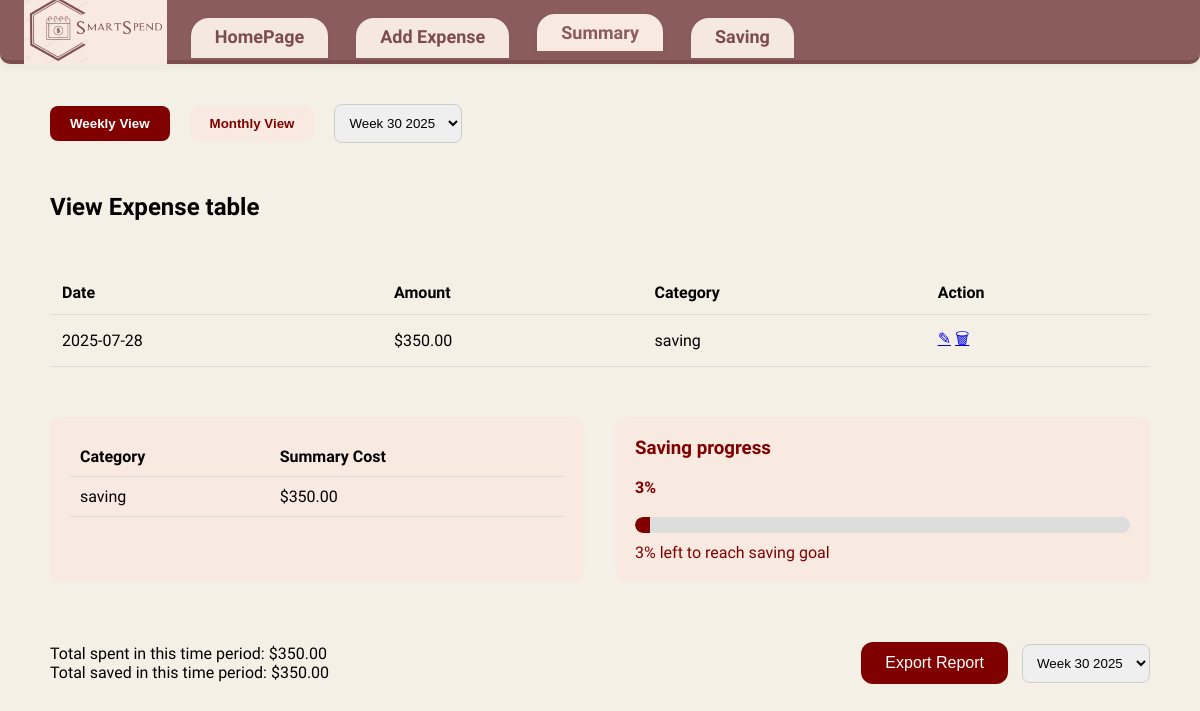
The app's page /summary?view=weekly, older data.
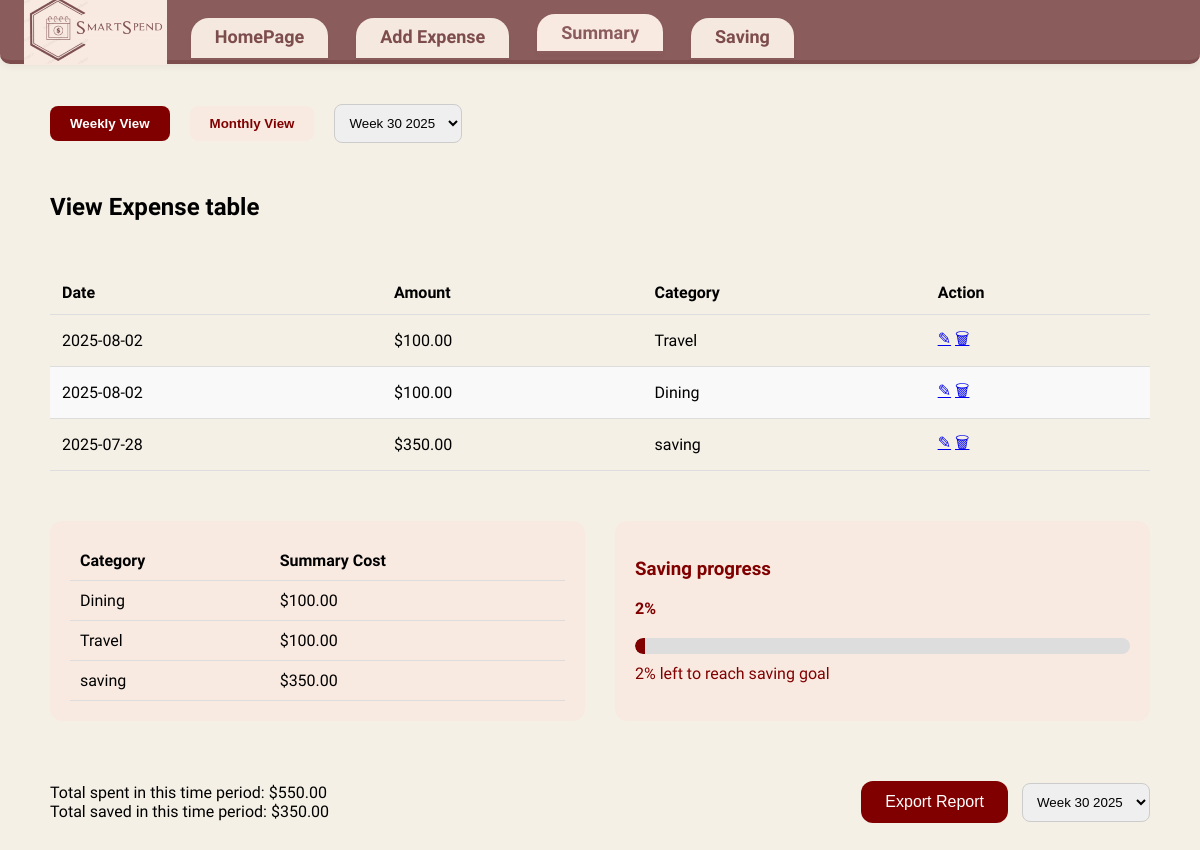
The same page, newer data.
### tables this page shows
CREATE TABLE Expenses (
                        id INTEGER PRIMARY KEY AUTOINCREMENT,
                        amount REAL,
                        date TEXT,
                        description TEXT,
                        category TEXT,
                        timestamp TEXT
                    );

### app.py (the view)
@app.route('/summary')
def summary():
    view_mode = request.args.get('view', 'monthly')
    selected_period_label = request.args.get('period')
    conn = sqlite3.connect(DB_NAME)
    c = conn.cursor()
    c.execute('SELECT DISTINCT strftime("%Y-%m", date) FROM Expenses ORDER BY date DESC')
    month_keys = [row[0] for row in c.fetchall()]
    c.execute('SELECT DISTINCT strftime("%Y-%W", date) FROM Expenses ORDER BY date DESC')
    week_keys = [row[0] for row in c.fetchall()]
    month_periods = [month_name[int(m.split('-')[1])] + " " + m.split('-')[0] for m in month_keys]  # e.g., July 2025
    week_periods = [f"Week {int(w.split('-')[1])} {w.split('-')[0]}" for w in week_keys]  # e.g., Week 29 2025
    if not selected_period_label:
        if view_mode == 'monthly' and month_keys:
            selected_period_label = month_periods[0]
        elif view_mode == 'weekly' and week_keys:
            selected_period_label = week_periods[0]
    if view_mode == 'monthly':
        periods = month_periods
        if selected_period_label in periods:
            idx = periods.index(selected_period_label)
            query_period = month_keys[idx]
        else:
            query_period = datetime.now().strftime('%Y-%m')
            selected_period_label = month_name[int(query_period.split('-')[1])] + " " + query_period.split('-')[0]
    else:
        periods = week_periods
        if selected_period_label in periods:
            idx = periods.index(selected_period_label)
            query_period = week_keys[idx]
        else:
            query_period = datetime.now().strftime('%Y-%W')
            selected_period_label = f"Week {int(query_period.split('-')[1])} {query_period.split('-')[0]}"
    try:
        if view_mode == 'monthly':
            c.execute('SELECT * FROM Expenses WHERE strftime("%Y-%m", date) = ? ORDER BY date DESC', (query_period,))
        else:
            c.execute('SELECT * FROM Expenses WHERE strftime("%Y-%W", date) = ? ORDER BY date DESC', (query_period,))
        expenses = c.fetchall()
        if view_mode == 'monthly':
            c.execute('SELECT category, SUM(amount) FROM Expenses WHERE strftime("%Y-%m", date) = ? GROUP BY category', (query_period,))
        else:
            c.execute('SELECT category, SUM(amount) FROM Expenses WHERE strftime("%Y-%W", date) = ? GROUP BY category', (query_period,))
        summary_data = c.fetchall()
        if view_mode == 'monthly':
            c.execute('SELECT SUM(amount) FROM Expenses WHERE strftime("%Y-%m", date) = ?', (query_period,))
            total_spent = c.fetchone()[0] or 0
            c.execute('SELECT SUM(amount) FROM Expenses WHERE category = "saving" AND strftime("%Y-%m", date) = ?', (query_period,))
            total_saved = c.fetchone()[0] or 0
        else:
            c.execute('SELECT SUM(amount) FROM Expenses WHERE strftime("%Y-%W", date) = ?', (query_period,))
            total_spent = c.fetchone()[0] or 0
            c.execute('SELECT SUM(amount) FROM Expenses WHERE category = "saving" AND strftime("%Y-%W", date) = ?', (query_period,))
            total_saved = c.fetchone()[0] or 0
        c.execute('SELECT target_amount FROM Goals WHERE is_active = 1')
        goal = c.fetchone()
        saving_percent = 0
        if goal and goal[0] > 0:
            saving_percent = int(round((total_saved / goal[0]) * 100))
            saving_percent = max(0, min(saving_percent, 100))
    except Exception as e:
        print(f"Error fetching summary data: {e}")
        expenses = []
        summary_data = []
        total_spent = 0
        total_saved = 0
        saving_percent = 0
    conn.close()
    try:
        total_spent = float(total_spent)
    except (TypeError, ValueError):
        total_spent = 0.0
    try:
        total_saved = float(total_saved)
    except (TypeError, ValueError):
        total_saved = 0.0
    summary_data = [(cat, float(tot) if tot is not None else 0.0) for cat, tot in summary_data]
    expenses = [(
        exp[0],  # id
        float(exp[1]) if exp[1] is not None else 0.0,  # amount
        exp[2],  # date
        exp[3],  # description
        exp[4],  # category
        exp[5]   # timestamp
    ) for exp in expenses]
    return render_template(
        'summary.html',
        expenses=expenses,
        summary_data=summary_data,
        total_spent=total_spent,
        total_saved=total_saved,
        saving_percent=saving_percent,
        periods=periods,
        selected_period=selected_period_label,
        view_mode=view_mode
    )

### templates/summary.html (shortened to what this page needs)
<!DOCTYPE html>
<html lang="en">
<head>
  <link rel="stylesheet" href="{{ url_for('static', filename='summary.css') }}" />
</head>
<body>
  <header class="navbar">
  <img src="{{ url_for('static', filename='logo.png') }}" alt="SmartSpend Logo" class="nav-logo" />
  <nav>
    <a href="/home">HomePage</a>
    <a href="/add">Add Expense</a>
    <a href="/summary" class="active">Summary</a>
    <a href="/saving">Saving</a>
  </nav>
  </header>
  <div class="container">
    <main class="summary-page">
        <div class="controls">
          <button id="weekly" class="{{ 'active' if view_mode == 'weekly' else '' }}" onclick="window.location.href='?view=weekly'">Weekly View</button>
          <button id="monthly" class="{{ 'active' if view_mode == 'monthly' else '' }}" onclick="window.location.href='?view=monthly'">Monthly View</button>
          <select id="period" onchange="window.location.href='?view={{ view_mode }}&period='+this.value">
            {% for period in periods %}
              <option value="{{ period }}" {% if period == selected_period %}selected{% endif %}>{{ period }}</option>
            {% endfor %}
          </select>
        </div>
        <h2>View Expense table</h2>
        <div class="table-container">
          <table>
            <thead>
              <tr>
                <th>Date</th>
                <th>Amount</th>
                <th>Category</th>
                <th>Action</th>
              </tr>
            </thead>
            <tbody>
              {% if expenses %}
                {% for exp in expenses %}
                  <tr>
                    <td>{{ exp[2] }}</td>
                    <td>${{ "%.2f"|format(exp[1]) }}</td>
                    <td>{{ exp[4] }}</td>
                    <td>
                      <a href="/edit-expense/{{ exp[0] }}" title="Edit">&#9998;</a>
                      <a href="/delete-expense/{{ exp[0] }}" title="Delete" onclick="return confirm('Delete this expense?')">&#128465;</a>
                    </td>
                  </tr>
                {% endfor %}
              {% else %}
                <tr><td colspan="4">No expenses recorded</td></tr>
              {% endif %}
            </tbody>
          </table>
        </div>
        <div class="summary-bottom">
          <div class="category-summary">
            <table>
              <thead>
                <tr>
                  <th>Category</th>
                  <th>Summary Cost</th>
                </tr>
              </thead>
              <tbody>
                {% for cat, tot in summary_data %}
                  <tr>
                    <td>{{ cat }}</td>
                    <td>${{ "%.2f"|format(tot) }}</td>
                  </tr>
                {% endfor %}
              </tbody>
            </table>
          </div>
          <div class="saving-progress">
            <h3>Saving progress</h3>
            <div class="progress-label">{{ saving_percent }}%</div>
            <div class="progress-bar">
              <div class="fill" style="width: {{ saving_percent }}%;"></div>
            </div>
            <div class="progress-text">{{ saving_percent }}% left to reach saving goal</div>
          </div>
        </div>
        <div class="footer">
          <div>
            <div>Total spent in this time period: ${{ "%.2f"|format(total_spent) }}</div>
            <div>Total saved in this time period: ${{ "%.2f"|format(total_saved) }}</div>
          </div>
          <div>
            <button id="export" onclick="window.location.href='/export-report?view={{ view_mode }}&period={{ selected_period }}'">Export Report</button>
            <select id="footer-period" onchange="window.location.href='?view={{ view_mode }}&period='+this.value">
              {% for period in periods %}
                <option value="{{ period }}" {% if period == selected_period %}selected{% endif %}>{{ period }}</option>
              {% endfor %}
            </select>
          </div>
        </div>
      </main>
    </div>
</body>
</html>

### static/summary.css (style rules this page uses)
body, html { margin: 0; padding: 0; height: 100%; font-family: 'Work Sans', sans-serif; background-color: #f5f0e6; }
.container { display: flex; height: 100vh; }
.navbar { background-color: #8b5c5c; display: flex; align-items: center; justify-content: flex-start; padding: 0; height: 60px; border-bottom: 4px solid #7d4c4c; border-radius: 0 0 10px 10px; box-shadow: 0 2px 8px rgba(0,0,0,0.06); }
.nav-logo { height: 70px; margin-left: 24px; margin-right: 24px; }
.navbar nav { display: flex; gap: 18px; }
.navbar nav a { color: #7d4c4c; text-decoration: none; font-size: 18px; font-family: 'Baloo Bhai', cursive; font-weight: 700; background: #f5e9df; border-radius: 18px 18px 0 0; padding: 8px 24px; margin-right: 10px; box-shadow: 0 2px 4px rgba(0,0,0,0.04); border: none; transition: background 0.2s; position: relative; top: 8px; }
.navbar nav a.active, .navbar nav a:focus { background: #F9EAE1; color: #8b5c5c; border-bottom: 3px solid #8b5c5c; top: 4px; }
.summary-page { padding: 40px 50px; flex: 1; overflow-y: auto; display: flex; flex-direction: column; gap: 30px; }
.controls { display: flex; align-items: center; gap: 20px; }
.controls button { padding: 10px 20px; border: none; border-radius: 8px; background-color: #f9eae1; color: #800000; font-weight: 600; cursor: pointer; }
.controls button.active { background-color: #800000; color: #fff; }
.controls select { padding: 10px; border-radius: 8px; border: 1px solid #ccc; }
.table-container table { width: 100%; border-collapse: collapse; }
.table-container th, .table-container td { padding: 12px; border-bottom: 1px solid #ddd; text-align: left; }
.table-container tr:nth-child(even) { background-color: #f9f9f9; }
.category-summary, .saving-progress { background-color: #f9eae1; padding: 20px; border-radius: 12px; flex: 1; }
.category-summary h3, .saving-progress h3 { margin-top: 0; color: #800000; }
.category-summary table { width: 100%; border-collapse: collapse; }
.category-summary th, .category-summary td { padding: 10px; border-bottom: 1px solid #ddd; }
.saving-progress .progress-bar { width: 100%; background-color: #ddd; border-radius: 8px; overflow: hidden; height: 16px; margin: 10px 0; }
.saving-progress .fill { height: 100%; background-color: #800000; }
.footer { display: flex; justify-content: space-between; align-items: center; margin-top: 30px; background: none; }
.footer button { padding: 12px 24px; background-color: #800000; color: #fff; border: none; border-radius: 12px; font-size: 16px; cursor: pointer; margin-right: 10px; }
.footer select { padding: 10px; border-radius: 8px; border: 1px solid #ccc; }
.summary-bottom { display: flex; gap: 30px; margin-top: 20px; }
.category-summary { flex: 1; background: #f9eae1; border-radius: 12px; padding: 20px; }
.category-summary th, .category-summary td { padding: 10px; border-bottom: 1px solid #ddd; text-align: left; }
.saving-progress { flex: 1; background: #f9eae1; border-radius: 12px; padding: 20px; display: flex; flex-direction: column; justify-content: center; }
.progress-label { font-weight: bold; color: #800000; margin-bottom: 10px; }
.progress-bar { width: 100%; background: #ddd; border-radius: 8px; height: 20px; margin-bottom: 10px; overflow: hidden; }
.progress-bar .fill { background: #800000; height: 100%; border-radius: 8px 0 0 8px; }
.progress-text { font-size: 1em; color: #800000; }

Row changes from the older to the newer data that the page shows:
added Expenses: date "2025-08-02", amount "100.00", category "Travel"
added Expenses: date "2025-08-02", amount "100.00", category "Dining"
Text that changed along with them:
{{ saving_percent }}: "3" → "2"
{{ saving_percent }}: 3 → 2 (drawn)
{{ "%.2f"|format(total_spent) }}: "350.00" → "550.00"
